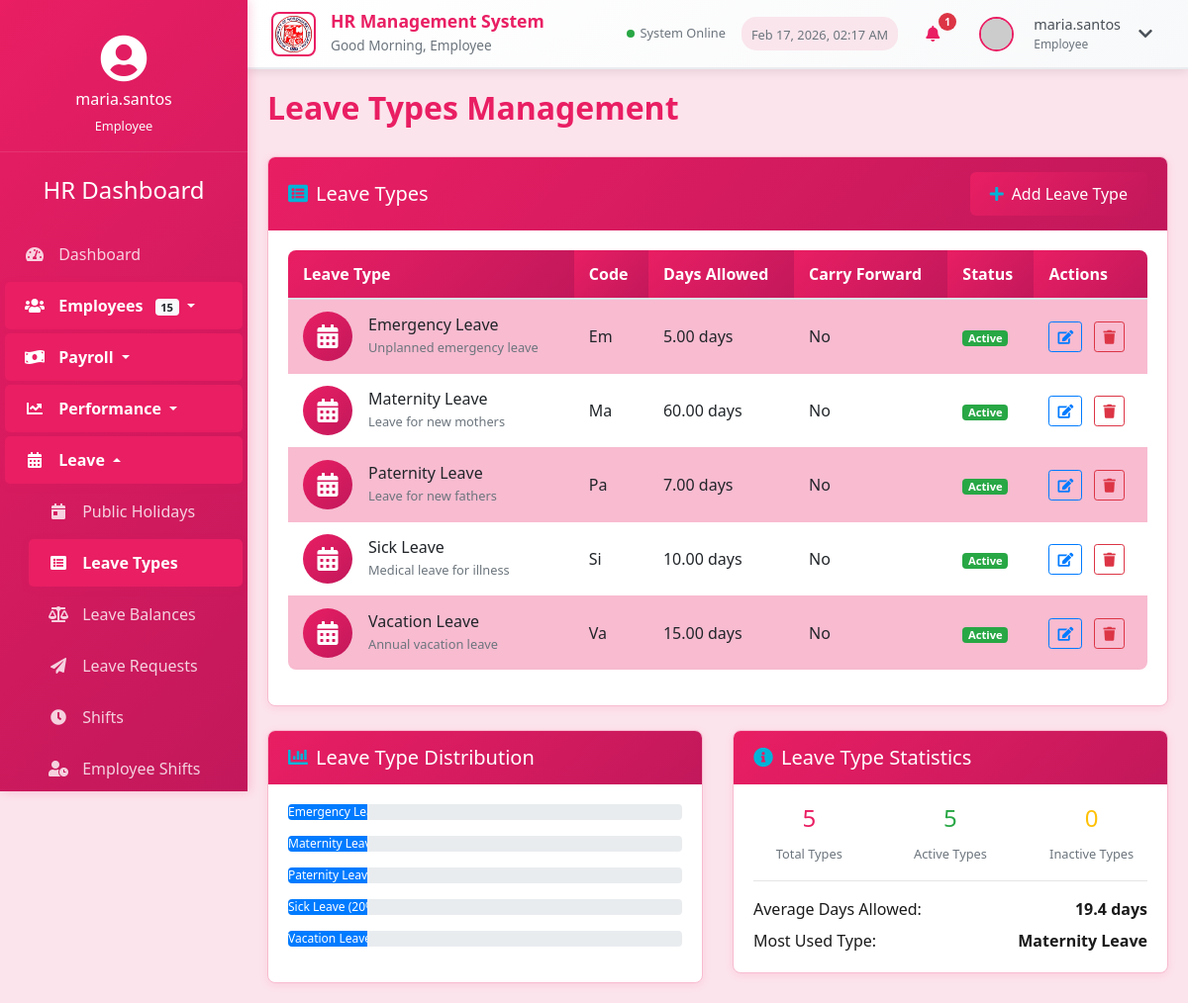
The app's page /leave_types.php (signed in), older data.
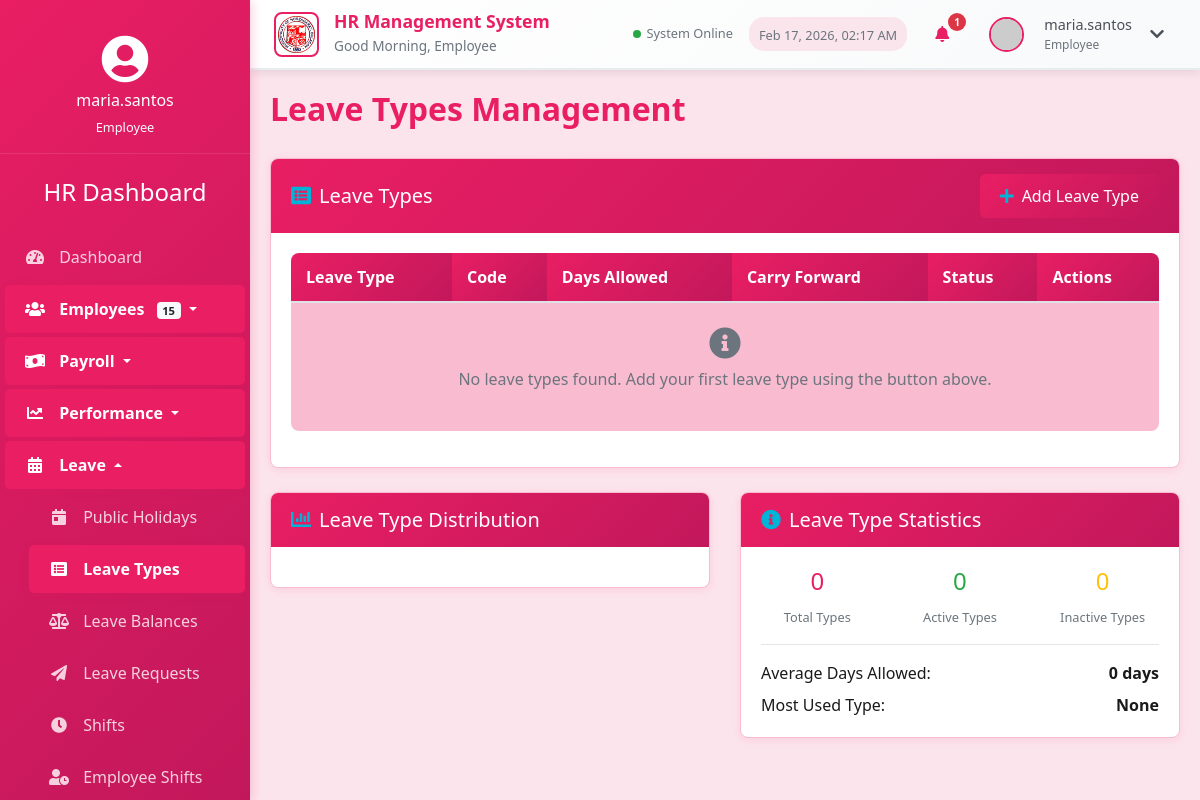
The same page, newer data.
### tables this page shows
CREATE TABLE leave_types (
    leave_type_id INT AUTO_INCREMENT PRIMARY KEY,
    leave_type_name VARCHAR(50) NOT NULL,
    description TEXT,
    paid BOOLEAN DEFAULT TRUE,
    default_days DECIMAL(5,2) DEFAULT 0,
    carry_forward BOOLEAN DEFAULT FALSE,
    max_carry_forward_days DECIMAL(5,2) DEFAULT 0,
    created_at TIMESTAMP DEFAULT CURRENT_TIMESTAMP,
    updated_at TIMESTAMP DEFAULT CURRENT_TIMESTAMP ON UPDATE CURRENT_TIMESTAMP
);

### dp.php (called while the page is built, shortened)
<?php
require_once 'config.php';
function getLeaveTypes() {
    global $conn;
    try {
        $sql = "SELECT * FROM leave_types ORDER BY leave_type_name";
        $stmt = $conn->query($sql);
        return $stmt->fetchAll(PDO::FETCH_ASSOC);
    } catch (PDOException $e) {
        return [];
    }
}
?>

### leave_types.php (the view, shortened to what the rows shown need)
<?php
require_once 'dp.php';
$leaveTypes = getLeaveTypes();
?>
<!DOCTYPE html>
<html lang="en">
<head>
    <link rel="stylesheet" href="https://stackpath.bootstrapcdn.com/bootstrap/4.5.2/css/bootstrap.min.css">
    <link rel="stylesheet" href="https://cdnjs.cloudflare.com/ajax/libs/font-awesome/5.15.1/css/all.min.css">
    <link rel="stylesheet" href="styles.css?v=rose">
</head>
<body>
    <div class="container-fluid">
        <div class="row">
            <div class="main-content">
                <h2 class="section-title">Leave Types Management</h2>
                <div class="row mb-4">
                    <div class="col-md-12">
                        <div class="card">
                            <div class="card-body">
                                <div class="table-responsive">
                                    <table class="table table-striped">
                                        <thead>
                                            <tr>
                                                <th>Leave Type</th>
                                                <th>Code</th>
                                                <th>Days Allowed</th>
                                                <th>Carry Forward</th>
                                                <th>Status</th>
                                                <th>Actions</th>
                                            </tr>
                                        </thead>
                                        <tbody>
                                            <?php if (empty($leaveTypes)): ?>
                                                <tr>
                                                    <td colspan="6" class="text-center text-muted py-4">
                                                        <i class="fas fa-info-circle fa-2x mb-2"></i>
                                                        <p>No leave types found. Add your first leave type using the button above.</p>
                                                    </td>
                                                </tr>
                                            <?php else: ?>
                                                <?php foreach ($leaveTypes as $leaveType): ?>
                                                <tr>
                                                    <td>
                                                        <div class="d-flex align-items-center">
                                                            <div class="leave-icon mr-3">
                                                                <i class="fas fa-calendar-alt"></i>
                                                            </div>
                                                            <div>
                                                                <h6 class="mb-0"><?php echo htmlspecialchars($leaveType['leave_type_name']); ?></h6>
                                                                <small class="text-muted"><?php echo htmlspecialchars($leaveType['description']); ?></small>
                                                            </div>
                                                        </div>
                                                    </td>
                                                    <td><?php echo substr(htmlspecialchars($leaveType['leave_type_name']), 0, 2); ?></td>
                                                    <td><?php echo htmlspecialchars($leaveType['default_days']); ?> days</td>
                                                    <td><?php echo $leaveType['carry_forward'] ? htmlspecialchars($leaveType['max_carry_forward_days']) . ' days' : 'No'; ?></td>
                                                    <td><span class="badge badge-success">Active</span></td>
                                                    <td>
                                                        <form method="POST" style="display:inline;">
                                                            <button type="button" class="btn btn-sm btn-outline-primary mr-2" data-toggle="modal" data-target="#editLeaveTypeModal"
                                                                    data-id="<?php echo $leaveType['leave_type_id']; ?>"
                                                                    data-name="<?php echo htmlspecialchars($leaveType['leave_type_name']); ?>"
                                                                    data-description="<?php echo htmlspecialchars($leaveType['description']); ?>"
                                                                    data-paid="<?php echo $leaveType['paid']; ?>"
                                                                    data-days="<?php echo $leaveType['default_days']; ?>"
                                                                    data-carryforward="<?php echo $leaveType['carry_forward']; ?>"
                                                                    data-maxcarryforward="<?php echo $leaveType['max_carry_forward_days']; ?>">
                                                                <i class="fas fa-edit"></i>
                                                            </button>
                                                        </form>
                                                        <form method="POST" style="display:inline;">
                                                            <button type="submit" class="btn btn-sm btn-outline-danger" name="deleteLeaveType" onclick="return confirm('Are you sure you want to delete this leave type?')">
                                                                <i class="fas fa-trash"></i>
                                                            </button>
                                                        </form>
                                                    </td>
                                                </tr>
                                                <?php endforeach; ?>
                                            <?php endif; ?>
                                        </tbody>
                                    </table>
                                </div>
                            </div>
                        </div>
                    </div>
                </div>
                <div class="row">
                    <div class="col-md-6">
                        <div class="card">
                            <div class="card-body">
                                <?php
                                $mostUsedType = 'None';
                                $maxDays = 0;
                                foreach ($leaveTypes as $leaveType) {
                                    if ($leaveType['default_days'] > $maxDays) {
                                        $maxDays = $leaveType['default_days'];
                                        $mostUsedType = $leaveType['leave_type_name'];
                                    }
                                }
                                ?>
                                <div class="d-flex justify-content-between">
                                    <span>Most Used Type:</span>
                                    <strong><?php echo htmlspecialchars($mostUsedType); ?></strong>
                                </div>
                            </div>
                        </div>
                    </div>
                </div>
            </div>
        </div>
    </div>
</body>
</html>

Row changes from the older to the newer data that the page shows:
removed leave_types: leave_type_name "Emergency Leave", description "Unplanned emergency leave", leave_type_name "Em", default_days "5.00", carry_forward "No"
removed leave_types: leave_type_name "Maternity Leave", description "Leave for new mothers", leave_type_name "Ma", default_days "60.00", carry_forward "No"
removed leave_types: leave_type_name "Paternity Leave", description "Leave for new fathers", leave_type_name "Pa", default_days "7.00", carry_forward "No"
removed leave_types: leave_type_name "Sick Leave", description "Medical leave for illness", leave_type_name "Si", default_days "10.00", carry_forward "No"
removed leave_types: leave_type_name "Vacation Leave", description "Annual vacation leave", leave_type_name "Va", default_days "15.00", carry_forward "No"
Text that changed along with them:
$totalLeaveTypes: "5" → "0"
$activeTypes: "5" → "0"
$averageDays: "19.4" → "0"
$mostUsedType: (not shown) → "None"
text now shown: "No leave types found. Add your first leave type using the button above."
list line gone: "Emergency…"
list line gone: "Maternity…"
list line gone: "Paternity…"
list line gone: "Sick Leave ( 20"
list line gone: "Vacation…"
